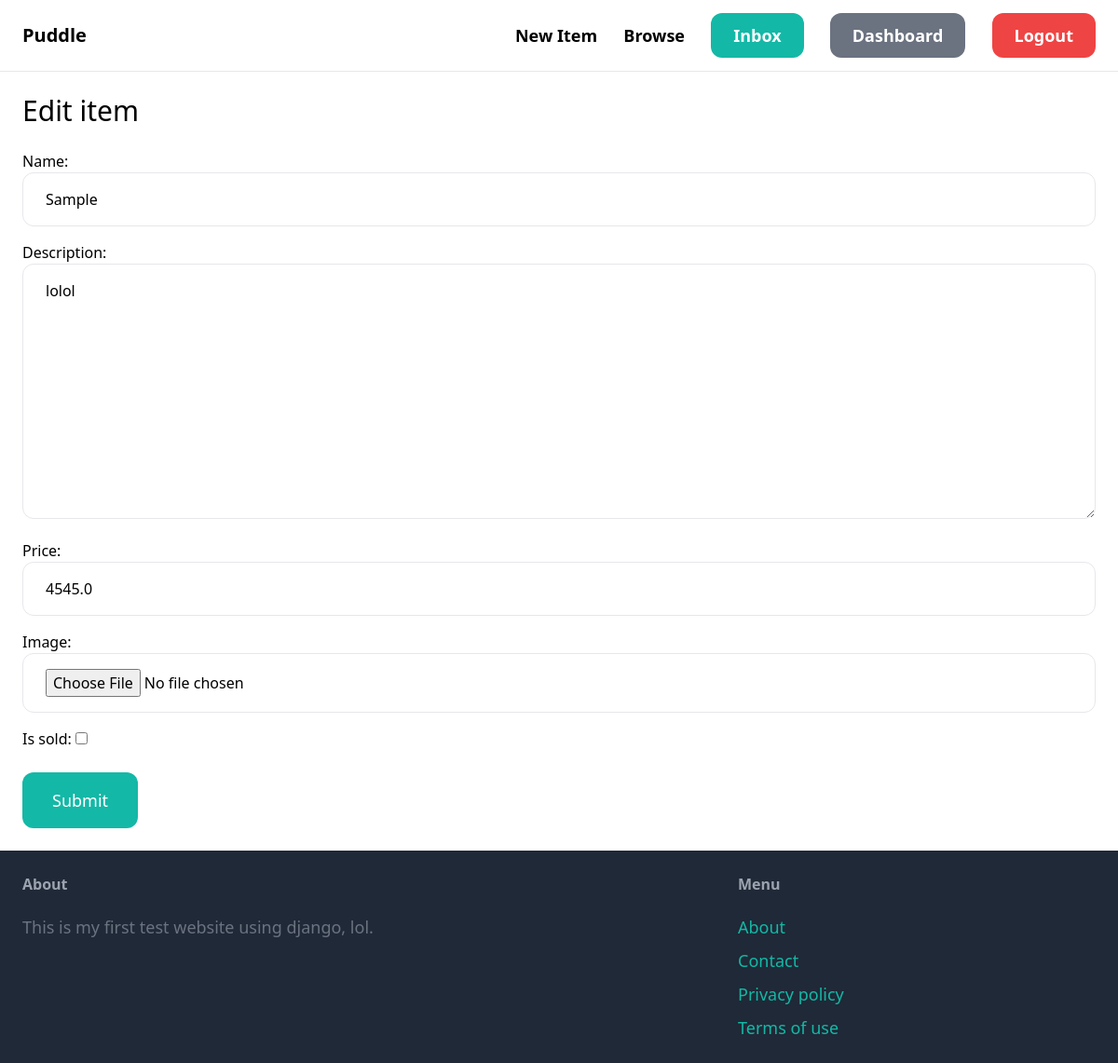
The page /items/9/edit/ (signed in) on the database as committed earlier.
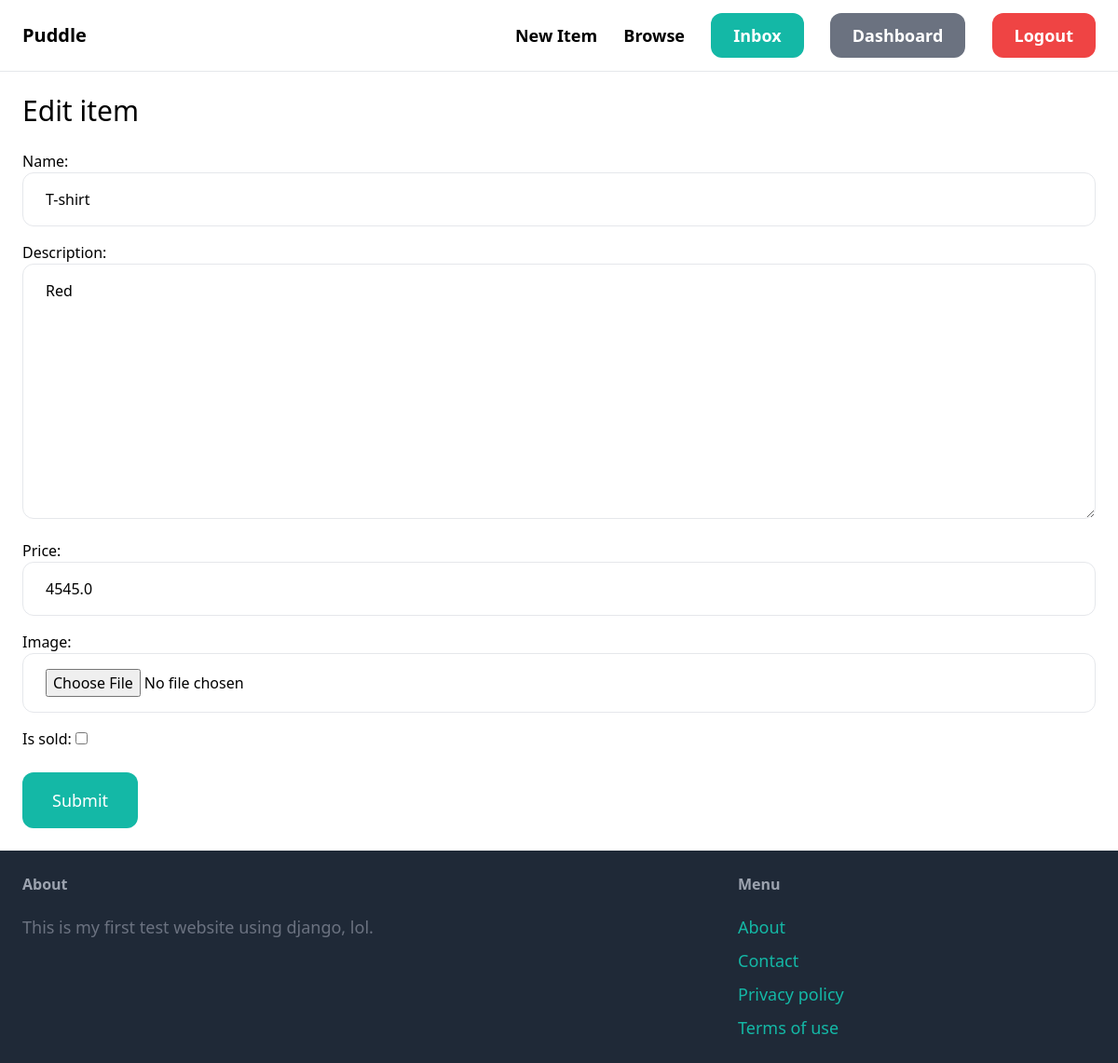
The same page on the database as committed later.
### item/models.py (models this page shows, shortened)
class Item(models.Model):
     category = models.ForeignKey(Category, related_name='items', on_delete=models.CASCADE)
     name = models.CharField(max_length=255)
     description = models.TextField(blank=True, null=True)
     price = models.FloatField()
     image = models.ImageField(upload_to='item_images', blank=True, null=True)
     is_sold = models.BooleanField(default=False)
     created_at = models.DateTimeField(auto_now_add=True)
     created_by = models.ForeignKey(User, related_name='items', on_delete=models.CASCADE)

### item/views.py (the view)
# urls.py: path('<int:pk>/edit/', views.edit, name='edit'),
@login_required
def edit(request, pk):
    item = get_object_or_404(Item, pk=pk, created_by=request.user)
    if request.method == 'POST':
        form = EditItemForm(request.POST, request.FILES, instance=item)
        if form.is_valid():
            item.save()
            return redirect('item:detail', pk=item.id)
    else:
        form = EditItemForm(instance=item)
    return render(request, 'item/form.html', {
        'form': form,
        'title': 'Edit item',
    })

### item/forms.py
class EditItemForm(forms.ModelForm):
    class Meta:
        model = Item
        fields = ('name', 'description', 'price', 'image', 'is_sold')
        widgets = {
            'name': forms.TextInput(attrs={
                'class': INPUT_CLASSES
            }),
            'description': forms.Textarea(attrs={
                'class': INPUT_CLASSES
            }),
            'price': forms.NumberInput(attrs={
                'class': INPUT_CLASSES
            }),
            'image': forms.FileInput(attrs={
                'class': INPUT_CLASSES
            }),
        }

### item/templates/item/form.html (shortened to what this page needs)
{% extends 'core/base.html' %}
{% block content %}
<h1 class="mb-6 text-3xl">{{ title }}</h1>
<form method="post" action="." enctype="multipart/form-data">
    <div class="space-y-4">
        {{ form.as_p }}
    </div>
    <button class="mt-6 py-4 px-8 text-lg bg-teal-500 hover:bg-teal-700 rounded-xl text-white">Submit</button>
</form>
{% endblock %}

Rows that differ between the two databases and show on the page:
changed Item: name "Sample" → "T-shirt"; description "lolol" → "Red"
